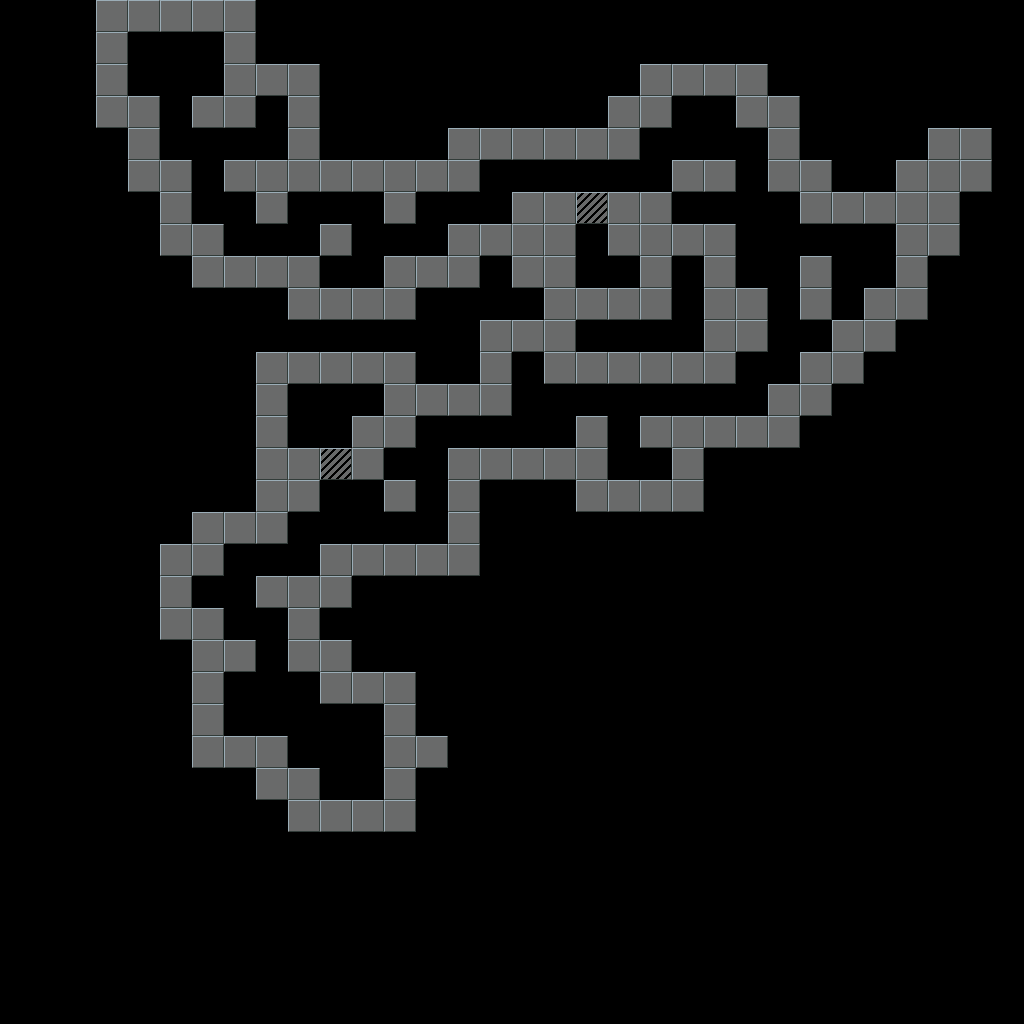

Rendered tile map (Tiled .tmx) drawn with the repository's tilesets; below, a short description and the map source with its tile grids summarised:
An orthogonal 32x32 tile map with 32x32 px tiles, 2 tile layers (Walls, BoundaryWalls) and 17 objects.

<map version="1.8" tiledversion="1.8.2" orientation="orthogonal" renderorder="right-down" width="32" height="32" tilewidth="32" tileheight="32" infinite="0" nextlayerid="6" nextobjectid="191">
 <editorsettings>
  <export target="../src/files/areas/dungeon-2.lua" format="custom" />
 </editorsettings>
 <properties>
  <property name="ceiling" type="int" value="1" />
  <property name="id" value="dungeon-2" />
  <property name="name" value="Dungeon 2" />
  <property name="tileset" value="dungeon" />
 </properties>
 <tileset firstgid="1" source="MainTiles.tsx" />
 <layer id="1" name="Walls" width="32" height="32">
  <data>[1024 cells, 199 non-empty, 2 distinct tile ids]</data>
 </layer>
 <layer id="5" name="BoundaryWalls" width="32" height="32">
  <data>[1024 cells, 0 non-empty, 0 distinct tile ids]</data>
 </layer>
 <objectgroup id="2" name="Object Layer 1">
  <object id="34" gid="5" x="160" y="64" width="32" height="32" />
  <object id="170" gid="36" x="288" y="416" width="32" height="32">
   <properties>
    <property name="gold" type="int" value="20" />
    <property name="id" value="dungeon-2_2b44cfe1-1eba-38ea-3e12-be194d19c664" />
   </properties>
  </object>
  <object id="171" gid="17" x="352" y="416" width="32" height="32">
   <properties>
    <property name="gold" type="int" value="50" />
    <property name="id" value="dungeon-2_d79fda34-15d6-fb7a-c32b-0c4b22fe4ff5" />
    <property name="loot" value="" />
   </properties>
  </object>
  <object id="174" gid="17" x="352" y="800" width="32" height="32">
   <properties>
    <property name="gold" type="int" value="20" />
    <property name="id" value="dungeon-2_19c5a6ba-104f-fc93-0aaf-9b2bb0cc975f" />
    <property name="loot" value="spellbook-2" />
   </properties>
  </object>
  <object id="175" gid="11" x="224" y="704" width="32" height="32">
   <properties>
    <property name="attack" type="int" value="3" />
    <property name="defence" type="int" value="2" />
    <property name="health" type="int" value="20" />
    <property name="health_max" type="int" value="20" />
    <property name="id" value="dungeon-2_3bf8d623-fc71-f310-f399-587a0d24a069" />
    <property name="wanderer" type="int" value="1" />
   </properties>
  </object>
  <object id="184" gid="11" x="224" y="608" width="32" height="32">
   <properties>
    <property name="attack" type="int" value="3" />
    <property name="defence" type="int" value="2" />
    <property name="health" type="int" value="20" />
    <property name="health_max" type="int" value="20" />
    <property name="id" value="dungeon-2_35711d1c-3711-9244-1c6a-85201652c9ce" />
    <property name="wanderer" type="int" value="1" />
   </properties>
  </object>
  <object id="178" gid="11" x="352" y="768" width="32" height="32">
   <properties>
    <property name="attack" type="int" value="3" />
    <property name="defence" type="int" value="2" />
    <property name="health" type="int" value="20" />
    <property name="health_max" type="int" value="20" />
    <property name="id" value="dungeon-2_66dc8dfd-65d5-d3d2-156f-fe912336b237" />
    <property name="wanderer" type="int" value="1" />
   </properties>
  </object>
  <object id="183" gid="11" x="288" y="736" width="32" height="32">
   <properties>
    <property name="attack" type="int" value="3" />
    <property name="defence" type="int" value="2" />
    <property name="health" type="int" value="20" />
    <property name="health_max" type="int" value="20" />
    <property name="id" value="dungeon-2_1542b142-5923-5862-b747-b87b9411bc4d" />
    <property name="wanderer" type="int" value="1" />
   </properties>
  </object>
  <object id="185" gid="11" x="512" y="448" width="32" height="32">
   <properties>
    <property name="attack" type="int" value="3" />
    <property name="defence" type="int" value="2" />
    <property name="health" type="int" value="20" />
    <property name="health_max" type="int" value="20" />
    <property name="id" value="dungeon-2_f671b2bb-5879-e3e6-bc9d-7e74ce17f2d6" />
    <property name="wanderer" type="int" value="1" />
   </properties>
  </object>
  <object id="186" gid="11" x="864" y="288" width="32" height="32">
   <properties>
    <property name="attack" type="int" value="3" />
    <property name="defence" type="int" value="2" />
    <property name="health" type="int" value="20" />
    <property name="health_max" type="int" value="20" />
    <property name="id" value="dungeon-2_ba21eb4d-a9a6-502b-d21b-5ac9d2fd97d5" />
    <property name="wanderer" type="int" value="1" />
   </properties>
  </object>
  <object id="187" gid="11" x="640" y="160" width="32" height="32">
   <properties>
    <property name="attack" type="int" value="3" />
    <property name="defence" type="int" value="2" />
    <property name="health" type="int" value="20" />
    <property name="health_max" type="int" value="20" />
    <property name="id" value="dungeon-2_ccacb9d6-9cd4-2fe9-db3b-ed27f1db8226" />
    <property name="wanderer" type="int" value="1" />
   </properties>
  </object>
  <object id="188" gid="11" x="352" y="256" width="32" height="32">
   <properties>
    <property name="attack" type="int" value="3" />
    <property name="defence" type="int" value="2" />
    <property name="health" type="int" value="20" />
    <property name="health_max" type="int" value="20" />
    <property name="id" value="dungeon-2_b33435a4-c793-3fa0-0703-5abd293e3ffb" />
    <property name="wanderer" type="int" value="1" />
   </properties>
  </object>
  <object id="189" gid="11" x="192" y="192" width="32" height="32">
   <properties>
    <property name="attack" type="int" value="3" />
    <property name="defence" type="int" value="2" />
    <property name="health" type="int" value="20" />
    <property name="health_max" type="int" value="20" />
    <property name="id" value="dungeon-2_7e0db32d-8d8b-4c5f-0d4a-690ddb61ee8e" />
    <property name="wanderer" type="int" value="1" />
   </properties>
  </object>
  <object id="176" gid="36" x="704" y="128" width="32" height="32">
   <properties>
    <property name="direction" type="int" value="1" />
    <property name="gold" type="int" value="0" />
    <property name="id" value="dungeon-2_81309939-26c6-a1ae-2199-94bd1aaf5fbe" />
   </properties>
  </object>
  <object id="190" gid="36" x="640" y="480" width="32" height="32">
   <properties>
    <property name="direction" type="int" value="2" />
    <property name="gold" type="int" value="0" />
    <property name="id" value="dungeon-2_3f38c698-6b21-870f-98ec-39459854b184" />
   </properties>
  </object>
  <object id="180" gid="34" x="160" y="64" width="32" height="32">
   <properties>
    <property name="id" value="dungeon-2_f450740b-d792-9fb4-9795-2ce188de9e42" />
   </properties>
  </object>
  <object id="181" gid="22" x="160" y="32" width="32" height="32">
   <properties>
    <property name="direction" type="int" value="-1" />
    <property name="id" value="dungeon-2_7c38f4e4-58dd-616f-1893-820fccce770c" />
    <property name="targetarea" value="forest-2" />
    <property name="targetdir" type="int" value="2" />
    <property name="targetx" type="int" value="16" />
    <property name="targety" type="int" value="7" />
   </properties>
  </object>
 </objectgroup>
</map>
